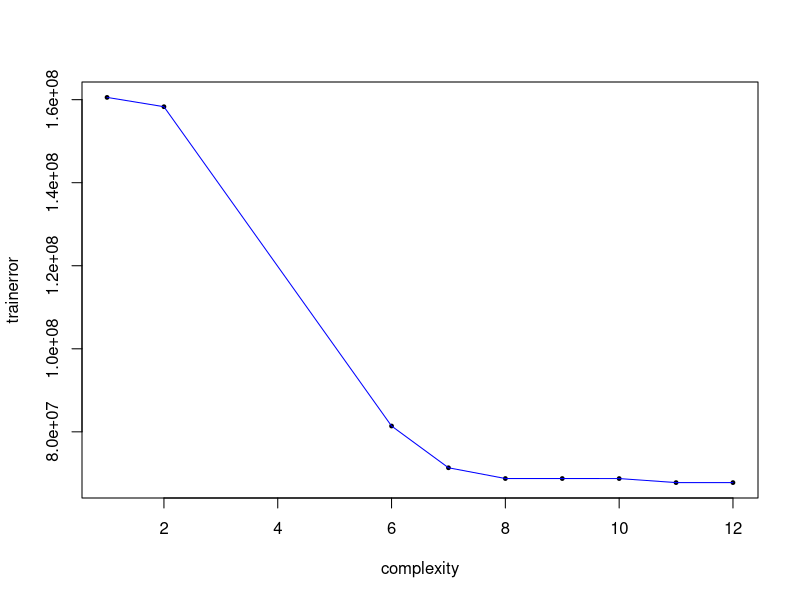

R code for this plot:
library(ggplot2)
data('diamonds')
df=diamonds
#--------------------------------------------------------------------------------


testerror=list()
trainerror=list()
complexity=list(1,2,6,7,8,9,10,11,12)


set.seed(0)
rand2 = sample(1:nrow(df),100)
train = df[rand2,]
set.seed(100)
rand3 = sample(1:nrow(df),100)
test = df[rand3,]
#View(test)


m1 <- lm(price ~ carat, train)
pred = predict(m1, newdata=test)
x=sum((pred-test$price)^2)
testerror=append(testerror,x)
pred = predict(m1, newdata=train)
x=sum((pred-train$price)^2)
trainerror=append(trainerror,x)
m2 <- lm(price ~ carat + I(carat^2), train)
pred = predict(m2, newdata=test)
x=sum((pred-test$price)^2)
testerror=append(testerror,x)
pred = predict(m2, newdata=train)
x=sum((pred-train$price)^2)
trainerror=append(trainerror,x)

#m3 <- lm(price ~ carat + I(carat^2) + I(carat^3), train)
#pred = predict(m3, newdata=test)
#x=sum((pred-test$carat)^2)
#testerror=append(testerror,x)
#m4 <- lm(price ~ carat + I(carat^2) + I(carat^3) + I(carat^4), train)
#pred = predict(m4, newdata=test)
#x=sum((pred-test$carat)^2)
#testerror=append(testerror,x)
#m5 <- lm(price ~ carat + I(carat^2) + I(carat^3) + I(carat^4) + I(carat^5), train)
#pred = predict(m5, newdata=test)
#x=sum((pred-test$carat)^2)
#testerror=append(testerror,x)
m6 <- lm(price ~ carat + I(carat^2) + I(carat^3) + I(carat^4) + I(carat^5)+ I(carat^5) + I(carat^6), train)
pred = predict(m6, newdata=test)
x=sum((pred-test$price)^2)
testerror=append(testerror,x)
pred = predict(m6, newdata=train)
x=sum((pred-train$price)^2)
trainerror=append(trainerror,x)
m7 <- lm(price ~ carat + I(carat^2) + I(carat^3) + I(carat^4) + I(carat^5)+ I(carat^5) + I(carat^6) 
         + I(carat^6) + I(carat^7), train)
pred = predict(m7, newdata=test)
x=sum((pred-test$price)^2)
testerror=append(testerror,x)
pred = predict(m7, newdata=train)
x=sum((pred-train$price)^2)
trainerror=append(trainerror,x)
m8 <- lm(price ~ carat + I(carat^2) + I(carat^3) + I(carat^4) +
           I(carat^5) + I(carat^6) + I(carat^7) +
           I(carat^8), train)
pred = predict(m8, newdata=test)
x=sum((pred-test$price)^2)
testerror=append(testerror,x)
pred = predict(m8, newdata=train)
x=sum((pred-train$price)^2)
trainerror=append(trainerror,x)

m9 <- lm(price ~ carat + I(carat^2) + I(carat^3) + I(carat^4) +
I(carat^5) + I(carat^6) + I(carat^7) +
I(carat^8) + I(carat^9) , train)
pred = predict(m9, newdata=test)
x=sum((pred-test$carat)^2)
testerror=append(testerror,x)
pred = predict(m9, newdata=train)
x=sum((pred-train$price)^2)
trainerror=append(trainerror,x)

m10 <- lm(price ~ carat + I(carat^2) + I(carat^3) + I(carat^4) +
           I(carat^5) + I(carat^6) + I(carat^7) +
           I(carat^8) + I(carat^9) +I(carat^10), train)
pred = predict(m10, newdata=test)
x=sum((pred-test$carat)^2)
testerror=append(testerror,x)
pred = predict(m10, newdata=train)
x=sum((pred-train$price)^2)
trainerror=append(trainerror,x)

m11 <- lm(price ~ carat + I(carat^2) + I(carat^3) + I(carat^4) +
            I(carat^5) + I(carat^6) + I(carat^7) +
            I(carat^8) + I(carat^9) +I(carat^10) +I(carat^11), train)
pred = predict(m11, newdata=test)
x=sum((pred-test$carat)^2)
testerror=append(testerror,x)
pred = predict(m11, newdata=train)
x=sum((pred-train$price)^2)
trainerror=append(trainerror,x)

m12 <- lm(price ~ carat + I(carat^2) + I(carat^3) + I(carat^4) +
            I(carat^5) + I(carat^6) + I(carat^7) +
            I(carat^8) + I(carat^9) +I(carat^10) +I(carat^11) +I(carat^12), train)
pred = predict(m12, newdata=test)
x=sum((pred-test$carat)^2)
testerror=append(testerror,x)
pred = predict(m12, newdata=train)
x=sum((pred-train$price)^2)
trainerror=append(trainerror,x)

plot(complexity,trainerror, pch=19, cex=0.5)
lines(complexity,testerror, col='red', type='l',pch=20) 
lines(complexity,trainerror, col='blue', type='l',pch=20)

#trainerror
#testerror
